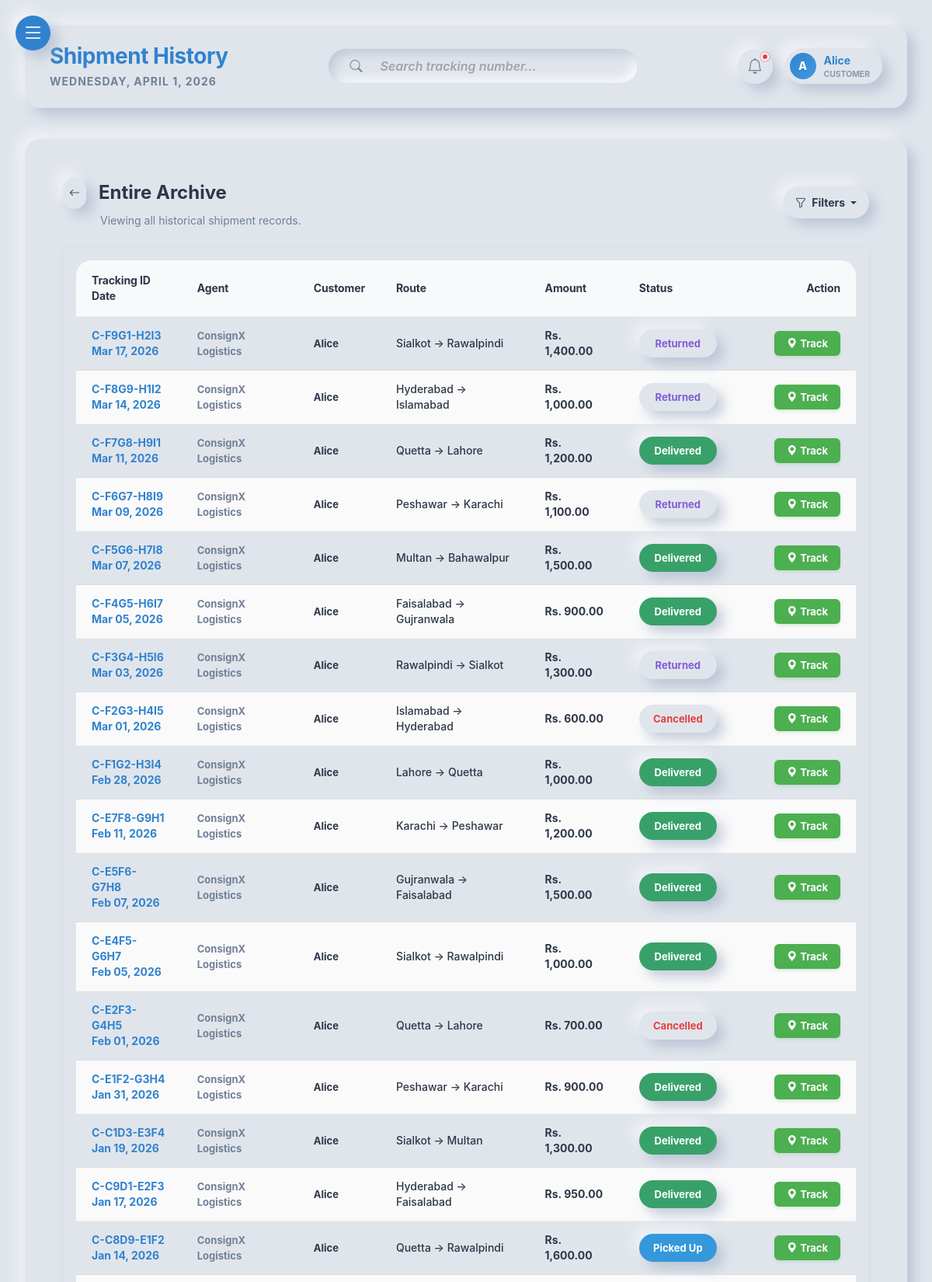
Page /customer/all_shipments.php (signed in, upper part) on the committed database.
### tables this page shows
CREATE TABLE `shipments` (
  `id` int(11) NOT NULL,
  `tracking_number` varchar(50) NOT NULL,
  `agent_id` int(11) DEFAULT NULL,
  `customer_id` int(11) NOT NULL,
  `origin_city_id` int(11) NOT NULL,
  `destination_city_id` int(11) NOT NULL,
  `recipient_name` varchar(100) NOT NULL,
  `recipient_phone` varchar(20) NOT NULL,
  `recipient_address` text NOT NULL,
  `weight` decimal(10,2) NOT NULL COMMENT 'Weight in kg',
  `price` decimal(10,2) NOT NULL,
  `status` enum('Pending','Picked Up','In Transit','Out For Delivery','Delivered','Returned','Cancelled') NOT NULL DEFAULT 'Pending',
  `created_at` timestamp NOT NULL DEFAULT current_timestamp(),
  `updated_at` timestamp NOT NULL DEFAULT current_timestamp() ON UPDATE current_timestamp()
);

CREATE TABLE `agents` (
  `id` int(11) NOT NULL,
  `name` varchar(100) NOT NULL,
  `company_name` varchar(150) NOT NULL,
  `username` varchar(50) DEFAULT NULL,
  `email` varchar(100) NOT NULL,
  `phone` varchar(20) NOT NULL,
  `password_hash` varchar(255) NOT NULL,
  `status` enum('active','inactive') NOT NULL DEFAULT 'active',
  `created_at` timestamp NOT NULL DEFAULT current_timestamp(),
  `profile_image` varchar(255) DEFAULT NULL
);

CREATE TABLE `customers` (
  `id` int(11) NOT NULL,
  `name` varchar(100) NOT NULL,
  `email` varchar(100) NOT NULL,
  `phone` varchar(20) NOT NULL,
  `password_hash` varchar(255) NOT NULL,
  `created_at` timestamp NOT NULL DEFAULT current_timestamp(),
  `profile_image` varchar(255) DEFAULT NULL
);

CREATE TABLE `cities` (
  `id` int(11) NOT NULL,
  `name` varchar(100) NOT NULL,
  `state` varchar(100) NOT NULL
);

### includes/functions.php (called while the page is built, shortened)
<?php
function escape($string)
{
    return htmlspecialchars($string, ENT_QUOTES, 'UTF-8');
}
function format_currency($amount)
{
    return 'Rs. ' . number_format((float) $amount, 2);
}
?>

### customer/all_shipments.php (the view, shortened to what this page needs)
<?php
require_once '../includes/db.php';
require_once '../includes/functions.php';
$customer_id = current_user_id();
try {
    $where = ["s.customer_id = ?"];
    $params = [$customer_id];
    $where_sql = implode(" AND ", $where);
    $stmt = $pdo->prepare("
        SELECT s.*,
               orig.name as origin_city, dest.name as dest_city,
               a.company_name as agent_name,
               c.name as customer_name
        FROM shipments s
        LEFT JOIN cities orig ON s.origin_city_id = orig.id
        LEFT JOIN cities dest ON s.destination_city_id = dest.id
        LEFT JOIN agents a ON s.agent_id = a.id
        LEFT JOIN customers c ON s.customer_id = c.id
        WHERE $where_sql
        ORDER BY s.created_at DESC
    ");
    $stmt->execute($params);
    $shipments = $stmt->fetchAll();
} catch (PDOException $e) {
    $msg = display_alert("Failed to load your shipments archive.", "danger");
    $shipments = [];
}
?>
<!DOCTYPE html>
<html lang="en">
<head>
    <link href="https://cdn.jsdelivr.net/npm/bootstrap@5.3.0/dist/css/bootstrap.min.css" rel="stylesheet">
    <link rel="stylesheet" href="https://cdn.jsdelivr.net/npm/bootstrap-icons@1.11.1/font/bootstrap-icons.css">
    <link rel="stylesheet" href="../assets/css/style.css">
    <link rel="stylesheet" href="../assets/css/neumorphism.css">
</head>
<body class="neumorphic-bg">
    <div class="admin-wrapper">
        <?php
        require_once '../includes/sidebar.php';
        ?>
        <main class="main-content">
            <?php
            require_once '../includes/top_header.php';
            ?>
            <div class="container-fluid px-0">
                <div class="neumorphic-card p-4 p-md-5 mb-5">
                    <div
                        class="d-flex flex-column flex-md-row justify-content-between align-items-md-center gap-3 mb-4">
                        <div>
                            <div class="d-flex align-items-center mb-1">
                                <a href="dashboard.php" class="btn btn-sm neumorphic-btn me-3 px-2">
                                    <i class="bi bi-arrow-left"></i>
                                </a>
                                <h4 class="fw-bold mb-0">Entire Archive</h4>
                            </div>
                            <p class="text-muted small mb-0 ms-5">Viewing all historical shipment records.</p>
                        </div>
                        <div class="d-flex align-items-center gap-2">
                            <div class="dropdown">
                                <button
                                    class="btn btn-sm <?= (isset($_GET['status']) || isset($_GET['agent_id']) || isset($_GET['min_amount'])) ? 'btn-primary' : 'neumorphic-btn' ?> dropdown-toggle px-3 fw-bold"
                                    data-bs-toggle="dropdown" data-bs-auto-close="outside">
                                    <i class="bi bi-funnel me-1"></i> Filters
                                </button>
                            </div>
                        </div>
                    </div>
                    <div class="premium-table-container mt-4">
                        <div class="table-responsive" id="archiveTableContainer">
                            <table class="premium-table">
                                <thead>
                                    <tr>
                                        <th>Tracking ID <br> Date</th>
                                        <th>Agent</th>
                                        <th>Customer</th>
                                        <th>Route</th>
                                        <th>Amount</th>
                                        <th>Status</th>
                                        <th class="text-end">Action</th>
                                    </tr>
                                </thead>
                                <tbody>
                                    <?php if (empty($shipments)): ?>
                                    <tr>
                                        <td colspan="8" class="text-center text-muted py-5">No shipments found in the
                                            archive.</td>
                                    </tr>
                                    <?php else: ?>
                                    <?php foreach ($shipments as $ship): ?>
                                    <tr class="shipment-row">
                                        <td class="fw-bold text-primary">
                                            <?= escape($ship['tracking_number']), "<br>", date('M d, Y', strtotime($ship['created_at'])) ?>
                                        </td>
                                        <td class="small fw-bold text-muted">
                                            <?= escape($ship['agent_name'] ?? 'Direct Admin')?></td>
                                        <td>
                                            <div class="fw-bold small"><?= escape($ship['customer_name']) ?></div>
                                        </td>
                                        <td class="fw-medium"><?= escape($ship['origin_city']) ?> &rarr;
                                            <?= escape($ship['dest_city']) ?></td>
                                        <td class="fw-bold"><?= format_currency($ship['price']) ?></td>
                                        <td>
                                            <?php
                                                $bg = match ($ship['status']) {
                                                    'Pending' => 'status-pending',
                                                    'Delivered' => 'status-delivered',
                                                    'Cancelled' => 'status-cancelled',
                                                    'Returned' => 'status-returned',
                                                    'Picked Up' => 'status-picked-up',
                                                    'Out For Delivery' => 'status-out-delivery',
                                                    default => 'status-transit'
                                                };
                                                ?>
                                            <span
                                                class="badge-neumorphic <?= $bg ?> small fw-bold"><?= escape($ship['status']) ?></span>
                                        </td>
                                        <td class="text-end">
                                            <a href="track_shipment.php?tracking_number=<?= $ship['tracking_number'] ?>" class="btn-track">
                                                <i class="bi bi-geo-alt-fill me-1"></i> Track
                                            </a>
                                        </td>
                                    </tr>
                                    <?php endforeach; ?>
                                    <?php endif; ?>
                                </tbody>
                            </table>
                        </div>
                    </div>
                </div>
            </div>
        </main>
    </div>
</body>
</html>

### assets/css/style.css (style rules this page uses)
:root { --bg-color: #e0e5ec; --text-primary: #2d3748; --text-muted: #718096; --primary-color: #3182ce; --primary-hover: #2b6cb0; --shadow-light-up: 9px 9px 16px rgba(163, 177, 198, 0.6), -9px -9px 16px rgba(255, 255, 255, 0.5); --shadow-light-in: inset 6px 6px 12px rgba(163, 177, 198, 0.5), inset -6px -6px 12px rgba(255, 255, 255, 0.8); --shadow-hover: 4px 4px 8px rgba(163, 177, 198, 0.6), -4px -4px 8px rgba(255, 255, 255, 0.5); --placeholder-color: rgba(0, 0, 0, 0.4); --border-radius-card: 20px; --border-radius-input: 12px; --border-radius-btn: 30px; }
body { background-color: var(--bg-color); color: var(--text-primary); font-family: 'Inter', -apple-system, BlinkMacSystemFont, 'Segoe UI', Roboto, Oxygen, Ubuntu, Cantarell, sans-serif; transition: background-color 0.3s ease, color 0.3s ease; }
.text-primary { color: var(--primary-color) !important; }
.text-muted { color: var(--text-muted) !important; }
.admin-wrapper { display: flex; min-height: 100vh; background-color: var(--bg-color); position: relative; overflow-x: hidden; }
.main-content { flex-grow: 1; padding: 2.5rem; margin-left: 0 !important; width: 100% !important; transition: all 0.3s ease; min-height: 100vh; padding-top: 5rem; }
a { transition: color 0.2s ease-in-out; }
.table-responsive { border-radius: var(--border-radius-card); overflow-x: auto; -webkit-overflow-scrolling: touch; }
.status-returned { background-color: #ffc107; color: #212529; }
.status-cancelled { background-color: #dc3545; color: #fff; }
.fw-medium { font-weight: 500; }
html, body { overflow-x: hidden; width: 100%; }
.container, .container-fluid, .row { max-width: 100%; }
img, table { max-width: 100%; }
html { font-size: clamp(12px, 2vw, 16px); }
body, p, a, span, div, h1, h2, h3, h4, h5, h6, label { word-break: break-word; }
.btn, .btn-track, .btn-back, .neumorphic-btn, .nav-link { white-space: nowrap !important; }

### rows in the picture
shipments: tracking_number "C-F9G1-H2I3", created_at "Mar 17, 2026", agent.company_name "ConsignX Logistics", customer.name "Alice", origin_city.name "Sialkot", destination_city.name "Rawalpindi", price "Rs. 1,400.00", status "Returned"
shipments: tracking_number "C-F8G9-H1I2", created_at "Mar 14, 2026", agent.company_name "ConsignX Logistics", customer.name "Alice", origin_city.name "Hyderabad", destination_city.name "Islamabad", price "Rs. 1,000.00", status "Returned"
shipments: tracking_number "C-F7G8-H9I1", created_at "Mar 11, 2026", agent.company_name "ConsignX Logistics", customer.name "Alice", origin_city.name "Quetta", destination_city.name "Lahore", price "Rs. 1,200.00", status "Delivered"
shipments: tracking_number "C-F6G7-H8I9", created_at "Mar 09, 2026", agent.company_name "ConsignX Logistics", customer.name "Alice", origin_city.name "Peshawar", destination_city.name "Karachi", price "Rs. 1,100.00", status "Returned"
shipments: tracking_number "C-F5G6-H7I8", created_at "Mar 07, 2026", agent.company_name "ConsignX Logistics", customer.name "Alice", origin_city.name "Multan", destination_city.name "Bahawalpur", price "Rs. 1,500.00", status "Delivered"
shipments: tracking_number "C-F4G5-H6I7", created_at "Mar 05, 2026", agent.company_name "ConsignX Logistics", customer.name "Alice", origin_city.name "Faisalabad", destination_city.name "Gujranwala", price "Rs. 900.00", status "Delivered"
shipments: tracking_number "C-F3G4-H5I6", created_at "Mar 03, 2026", agent.company_name "ConsignX Logistics", customer.name "Alice", origin_city.name "Rawalpindi", destination_city.name "Sialkot", price "Rs. 1,300.00", status "Returned"
shipments: tracking_number "C-F2G3-H4I5", created_at "Mar 01, 2026", agent.company_name "ConsignX Logistics", customer.name "Alice", origin_city.name "Islamabad", destination_city.name "Hyderabad", price "Rs. 600.00", status "Cancelled"
shipments: tracking_number "C-F1G2-H3I4", created_at "Feb 28, 2026", agent.company_name "ConsignX Logistics", customer.name "Alice", origin_city.name "Lahore", destination_city.name "Quetta", price "Rs. 1,000.00", status "Delivered"
shipments: tracking_number "C-E7F8-G9H1", created_at "Feb 11, 2026", agent.company_name "ConsignX Logistics", customer.name "Alice", origin_city.name "Karachi", destination_city.name "Peshawar", price "Rs. 1,200.00", status "Delivered"
shipments: tracking_number "C-E5F6-G7H8", created_at "Feb 07, 2026", agent.company_name "ConsignX Logistics", customer.name "Alice", origin_city.name "Gujranwala", destination_city.name "Faisalabad", price "Rs. 1,500.00", status "Delivered"
shipments: tracking_number "C-E4F5-G6H7", created_at "Feb 05, 2026", agent.company_name "ConsignX Logistics", customer.name "Alice", origin_city.name "Sialkot", destination_city.name "Rawalpindi", price "Rs. 1,000.00", status "Delivered"
shipments: tracking_number "C-E2F3-G4H5", created_at "Feb 01, 2026", agent.company_name "ConsignX Logistics", customer.name "Alice", origin_city.name "Quetta", destination_city.name "Lahore", price "Rs. 700.00", status "Cancelled"
shipments: tracking_number "C-E1F2-G3H4", created_at "Jan 31, 2026", agent.company_name "ConsignX Logistics", customer.name "Alice", origin_city.name "Peshawar", destination_city.name "Karachi", price "Rs. 900.00", status "Delivered"
shipments: tracking_number "C-C1D3-E3F4", created_at "Jan 19, 2026", agent.company_name "ConsignX Logistics", customer.name "Alice", origin_city.name "Sialkot", destination_city.name "Multan", price "Rs. 1,300.00", status "Delivered"
shipments: tracking_number "C-C9D1-E2F3", created_at "Jan 17, 2026", agent.company_name "ConsignX Logistics", customer.name "Alice", origin_city.name "Hyderabad", destination_city.name "Faisalabad", price "Rs. 950.00", status "Delivered"
shipments: tracking_number "C-C8D9-E1F2", created_at "Jan 14, 2026", agent.company_name "ConsignX Logistics", customer.name "Alice", origin_city.name "Quetta", destination_city.name "Rawalpindi", price "Rs. 1,600.00", status "Picked Up"

### other values in the picture
$page_title "Shipment History"
$initials "A"
$u_name "Alice"
$u_role "CUSTOMER"
